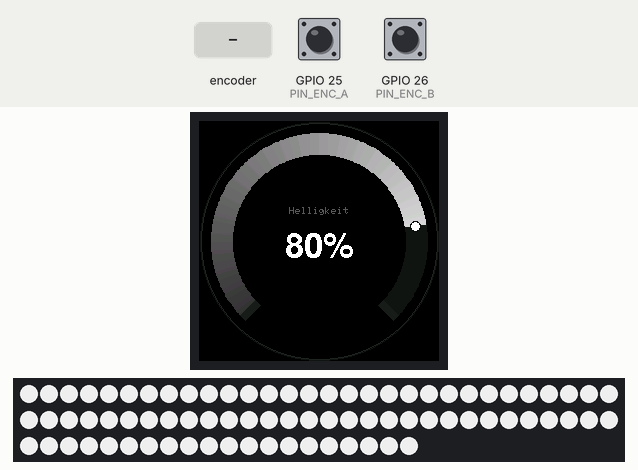
A sketch run on a simulated ESP32. Shown: 240×240 colour display, 80 RGB LEDs in strip order, left to right, continuing on the next row. Inputs (shaded band) come from the test bench; at power-on: GPIO 25 (PIN_ENC_A) HIGH, GPIO 26 (PIN_ENC_B) HIGH.

Above: at 1.4 s.
1.5 s: rotary encoder on GPIO 25 (PIN_ENC_A) / GPIO 26 (PIN_ENC_B) turned 3 steps (first pin leading)
At 3.0 s:
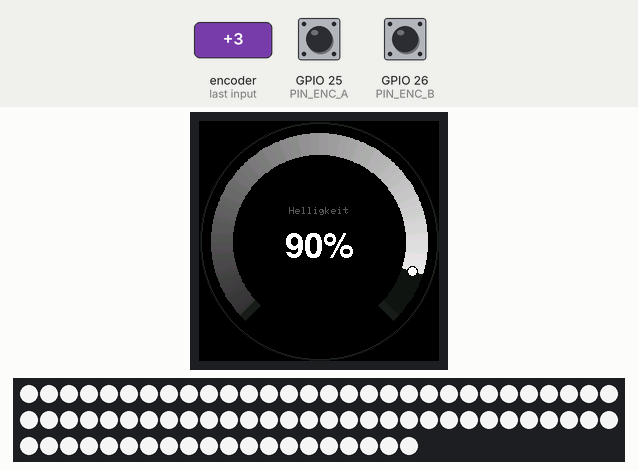
3.6 s: rotary encoder on GPIO 25 (PIN_ENC_A) / GPIO 26 (PIN_ENC_B) turned 3 steps (first pin leading)
At 4.6 s:
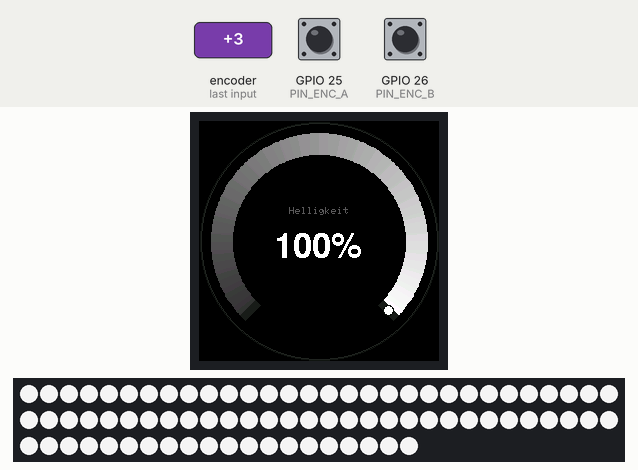
5.7 s: rotary encoder on GPIO 25 (PIN_ENC_A) / GPIO 26 (PIN_ENC_B) turned 2 steps (second pin leading)
At 7.3 s:
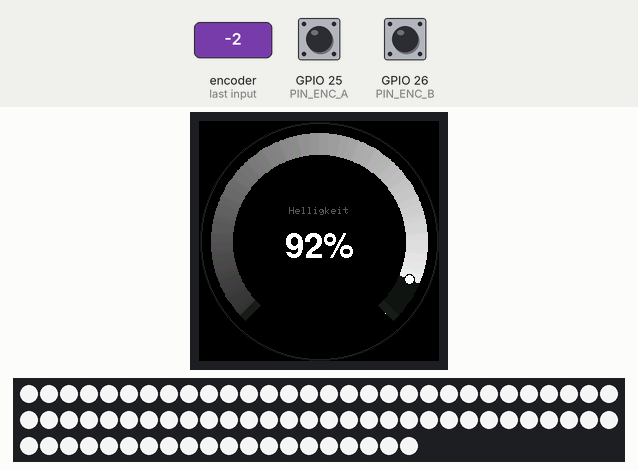
Timing chart, 0 to 8.8 s (numbered marks = the images above; inputs shaded):
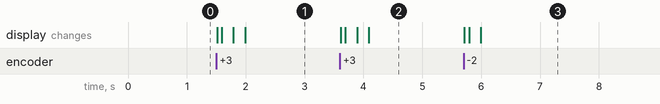

The sketch:

BrightnessControl.ino
```cpp
/*
 * BrightnessControl
 * ESP32 + GC9A01 240x240 + WS2812B + Rotary Encoder
 *
 * Benötigte Libraries (Library Manager):
 *   Arduino_GFX_Library  (moononournation)
 *   FastLED
 *   Adafruit GFX Library  (für den Font)
 */

#include <Arduino_GFX_Library.h>
#include <FastLED.h>
#include "FreeSansBold18pt7b.h"

// ── Pins ─────────────────────────────────────────────────────────────
#define PIN_LED       13
#define NUM_LEDS      80
#define PIN_TFT_DC     4
#define PIN_TFT_CS    17
#define PIN_TFT_SCK   18
#define PIN_TFT_MOSI  23
#define PIN_TFT_RST   16
#define PIN_ENC_A     25
#define PIN_ENC_B     26
#define PIN_ENC_BTN   27

// ── Display ──────────────────────────────────────────────────────────
Arduino_DataBus *bus = new Arduino_HWSPI(PIN_TFT_DC, PIN_TFT_CS, PIN_TFT_SCK, PIN_TFT_MOSI);
Arduino_GFX    *gfx = new Arduino_GC9A01(bus, PIN_TFT_RST, 0, true);

#define CX  120
#define CY  120

// ── LEDs ─────────────────────────────────────────────────────────────
CRGB leds[NUM_LEDS];

// ── Zustand ──────────────────────────────────────────────────────────
int  brightness = 80;
int  prevBri    = -1;   // -1 = noch nicht gezeichnet
bool needDraw   = true;

// ── Encoder ISR ──────────────────────────────────────────────────────
portMUX_TYPE  mux    = portMUX_INITIALIZER_UNLOCKED;
volatile int  encD   = 0;
volatile byte lastAB = 0;

void IRAM_ATTR encISR() {
  byte a = digitalRead(PIN_ENC_A), b = digitalRead(PIN_ENC_B);
  byte ab = (a << 1) | b, sm = (lastAB << 2) | ab;
  if (sm == 0b1101 || sm == 0b0100 || sm == 0b0010 || sm == 0b1011) {
    portENTER_CRITICAL_ISR(&mux); encD++; portEXIT_CRITICAL_ISR(&mux);
  }
  if (sm == 0b1110 || sm == 0b0111 || sm == 0b0001 || sm == 0b1000) {
    portENTER_CRITICAL_ISR(&mux); encD--; portEXIT_CRITICAL_ISR(&mux);
  }
  lastAB = ab;
}

// ── Farb-Helfer ──────────────────────────────────────────────────────
uint16_t rgb565(uint8_t r, uint8_t g, uint8_t b) {
  return ((uint16_t)(r & 0xF8) << 8) | ((uint16_t)(g & 0xFC) << 3) | (b >> 3);
}

uint16_t lerp565(uint16_t ca, uint16_t cb, float t) {
  int ar = (ca >> 11) & 0x1F, ag = (ca >> 5) & 0x3F, ab_ = ca & 0x1F;
  int br = (cb >> 11) & 0x1F, bg = (cb >> 5) & 0x3F, bb_ = cb & 0x1F;
  return (uint16_t)(ar + t * (br - ar) + 0.5f) << 11 |
         (uint16_t)(ag + t * (bg - ag) + 0.5f) << 5  |
         (uint16_t)(ab_ + t * (bb_ - ab_) + 0.5f);
}


// ── Arc-Konfiguration ────────────────────────────────────────────────
// 0° = 12-Uhr, Uhrzeigersinn
// Bogen: 225° (unten-links) → 495° (unten-rechts), 270° Sweep
#define A_START  225.0f
#define A_SPAN   270.0f
#define A_END    (A_START + A_SPAN)
#define A_OUT    107.0f
#define A_IN      88.0f

// Absoluter Gradient: Farbe nur abhängig von Winkelposition, nicht vom Indikator.
// Ermöglicht inkrementelles Update ohne Vollneuzeichnung.
uint16_t g_trackCol;

uint16_t arcColorAt(float a) {
  float p = (a - A_START) / A_SPAN;
  return lerp565(rgb565(50, 50, 50), 0xFFFF, p);
}

// Zeichnet einen Arc-Sektor lückenlos mit zwei Dreiecken.
// roundf statt (int) vermeidet systematische Randpixel-Auslassungen.
// +1/-1 Puffer auf den Radien stellt sicher, dass keine Pixelreste aus
// vorherigen Frames stehen bleiben.
void fillArcSeg(float a0, float a1, float ro, float ri, uint16_t col) {
  float r0 = a0 * DEG_TO_RAD, r1 = a1 * DEG_TO_RAD;
  int ox0 = CX + (int)roundf(sinf(r0) * ro), oy0 = CY - (int)roundf(cosf(r0) * ro);
  int ox1 = CX + (int)roundf(sinf(r1) * ro), oy1 = CY - (int)roundf(cosf(r1) * ro);
  int ix0 = CX + (int)roundf(sinf(r0) * ri), iy0 = CY - (int)roundf(cosf(r0) * ri);
  int ix1 = CX + (int)roundf(sinf(r1) * ri), iy1 = CY - (int)roundf(cosf(r1) * ri);
  gfx->fillTriangle(ox0, oy0, ox1, oy1, ix0, iy0, col);
  gfx->fillTriangle(ox1, oy1, ix1, iy1, ix0, iy0, col);
}

// Zeichnet einen Winkelbereich neu mit korrekter Farbe (aktiv oder Track).
void redrawArcRange(float aLo, float aHi, float activeUpTo) {
  aLo = max(aLo, A_START);
  aHi = min(aHi, A_END);
  for (float a = floorf(aLo); a < aHi; a += 1.0f) {
    float a2  = a + 1.0f; if (a2 > aHi) a2 = aHi;
    float mid = (a + a2) * 0.5f;
    uint16_t col = (mid <= activeUpTo) ? arcColorAt(mid) : g_trackCol;
    fillArcSeg(a, a2, A_OUT + 1, A_IN - 1, col);
  }
}

// ── Arc ──────────────────────────────────────────────────────────────
void drawArc(int bri) {
  // Auf ganzen Grad runden: verhindert partielle (<1°) Segmente an der Grenze,
  // die beim Erase-Pass ein anderes Dreieck-Raster erzeugen als beim Draw-Pass.
  float newInd  = roundf(A_START + (bri           / 100.0f) * A_SPAN);
  float prevInd = roundf(A_START + (max(prevBri, 0) / 100.0f) * A_SPAN);

  if (prevBri < 0) {
    // Erster Frame: gesamten Bogen einmal zeichnen
    redrawArcRange(A_START, A_END, newInd);
  } else {
    // Inkrementell: nur geänderter Bereich + 8° Puffer um den alten Dot
    const float DOT_BUF = 8.0f;
    float lo = min(prevInd - DOT_BUF, min(prevInd, newInd));
    float hi = max(prevInd + DOT_BUF, max(prevInd, newInd));
    redrawArcRange(lo, hi, newInd);
  }

  // End-Caps an festen Positionen (immer neuzeichnen)
  fillArcSeg(A_START - 2.0f, A_START + 2.0f, A_OUT + 1, A_IN - 1, rgb565(28, 28, 28));
  fillArcSeg(A_END   - 2.0f, A_END   + 2.0f, A_OUT + 1, A_IN - 1, rgb565(28, 28, 28));

  // Indikator-Dot: kein fillCircle für Hintergrund (würde außerhalb der Arc-Band
  // malen und Reste hinterlassen). redrawArcRange hat den Bereich bereits korrekt gesetzt.
  float rad  = newInd * DEG_TO_RAD;
  float midR = (A_OUT + A_IN) * 0.5f;
  int   dx   = CX + (int)roundf(sinf(rad) * midR);
  int   dy   = CY - (int)roundf(cosf(rad) * midR);
  // Kein drawCircle (nur Outline) – einzelne Outline-Pixel können durch die
  // Triangle-Fill-Rule in fillArcSeg nicht abgedeckt werden und bleiben hängen.
  gfx->fillCircle(dx, dy, 5, rgb565(12, 12, 12));  // gefüllter dunkler Hintergrund
  gfx->fillCircle(dx, dy, 4, 0xFFFF);

  prevBri = bri;
}

// ── Text ─────────────────────────────────────────────────────────────
void drawLabel() {
  gfx->setFont(nullptr);
  gfx->setTextSize(1);
  gfx->setTextColor(rgb565(90, 90, 90), 0x0000);
  gfx->setTextWrap(false);
  const char *label = "Helligkeit";
  int w = strlen(label) * 6;
  gfx->setCursor(CX - w / 2, CY - 34);
  gfx->print(label);
}

void drawPercentage(int bri) {
  char buf[6];
  snprintf(buf, sizeof(buf), "%d%%", bri);

  gfx->setFont(&FreeSansBold18pt7b);
  gfx->setTextColor(0xFFFF, 0x0000);
  gfx->setTextWrap(false);

  int16_t  x1, y1;
  uint16_t tw, th;
  gfx->getTextBounds(buf, 0, 0, &x1, &y1, &tw, &th);
  gfx->setCursor(CX - x1 - tw / 2, CY + 16);
  gfx->print(buf);
  gfx->setFont(nullptr);
}

// ── LEDs ─────────────────────────────────────────────────────────────
void updateLEDs(int bri) {
  uint8_t v = map(bri, 0, 100, 0, 255);
  fill_solid(leds, NUM_LEDS, CRGB::White);
  FastLED.setBrightness(v);
  FastLED.show();
}

// ── Render ───────────────────────────────────────────────────────────
void renderFrame(int bri) {
  drawArc(bri);
  // Nur Text-Rechteck löschen (liegt bei r<75 vom Zentrum, überlappt nie mit Bogen)
  gfx->fillRect(CX - 55, CY - 38, 110, 62, 0x0000);
  drawLabel();
  drawPercentage(bri);
}

// ── Setup ────────────────────────────────────────────────────────────
void setup() {
  Serial.begin(115200);

  g_trackCol = rgb565(20, 20, 20);

  gfx->begin(80000000);
  gfx->fillScreen(0x0000);
  gfx->drawCircle(CX, CY, 118, rgb565(38, 38, 38));
  gfx->drawCircle(CX, CY, 119, rgb565(22, 22, 22));

  pinMode(PIN_ENC_A,   INPUT_PULLUP);
  pinMode(PIN_ENC_B,   INPUT_PULLUP);
  pinMode(PIN_ENC_BTN, INPUT_PULLUP);
  attachInterrupt(digitalPinToInterrupt(PIN_ENC_A), encISR, CHANGE);
  attachInterrupt(digitalPinToInterrupt(PIN_ENC_B), encISR, CHANGE);

  FastLED.addLeds<WS2812B, PIN_LED, GRB>(leds, NUM_LEDS);
  FastLED.setMaxPowerInVoltsAndMilliamps(5, 3000);

  updateLEDs(brightness);
  renderFrame(brightness);
}

// ── Loop ─────────────────────────────────────────────────────────────
void loop() {
  int d = 0;
  portENTER_CRITICAL(&mux); d = encD; encD = 0; portEXIT_CRITICAL(&mux);

  if (d) {
    brightness = constrain(brightness + d, 0, 100);
    updateLEDs(brightness);
    needDraw = true;
  }

  if (needDraw) {
    needDraw = false;
    renderFrame(brightness);
  }
}
```

Source omitted: nsBold18pt7b.h (data table, 33022 bytes)

Measured:
- after the input at 1.5 s, the display: first changes at once (image 1 shows a later state)
- after the input at 3.6 s, the display: first changes at once (image 2 shows a later state)
- after the input at 5.7 s, the display: first changes at once (image 3 shows a later state)
